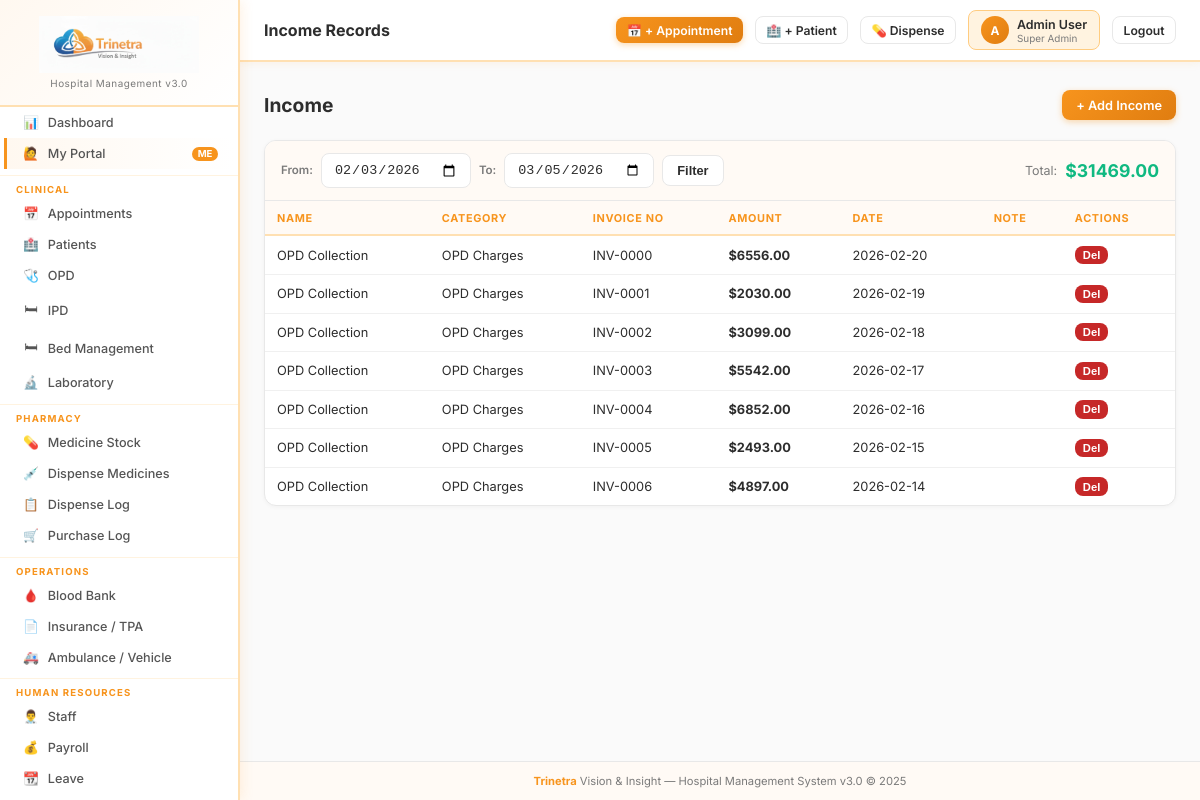
/income (signed in), run on the app's committed database.
### tables this page shows
CREATE TABLE income (
    id INTEGER PRIMARY KEY AUTOINCREMENT, name TEXT NOT NULL,
    income_head_id INTEGER DEFAULT 0, invoice_no TEXT DEFAULT '',
    amount REAL DEFAULT 0, date TEXT DEFAULT CURRENT_DATE, note TEXT DEFAULT ''
);

CREATE TABLE income_head (
    id INTEGER PRIMARY KEY AUTOINCREMENT, income_category TEXT NOT NULL
);

### app.py (the view)
@app.route('/income')
@perm_required('income','view')
def income_list():
    start = request.args.get('start',(date.today()-timedelta(days=30)).isoformat())
    end   = request.args.get('end',date.today().isoformat())
    rows  = qdb("SELECT income.*,income_head.income_category FROM income LEFT JOIN income_head ON income_head.id=income.income_head_id WHERE income.date BETWEEN ? AND ? ORDER BY income.date DESC",(start,end))
    total = sum(float(r['amount'] or 0) for r in rows)
    heads = qdb("SELECT * FROM income_head")
    return render_template('income/list.html', records=rows, total=total, start=start, end=end, heads=heads)

### app.py (called while the page is built)
def get_db():
    db = getattr(g, '_database', None)
    if db is None:
        db = g._database = sqlite3.connect(DATABASE)
        db.row_factory = sqlite3.Row
        db.execute("PRAGMA foreign_keys = ON")
    return db

@app.teardown_appcontext
def close_connection(exception):
    db = getattr(g, '_database', None)
    if db is not None: db.close()

def qdb(query, args=(), one=False):
    cur = get_db().execute(query, args)
    rv = cur.fetchall()
    return (rv[0] if rv else None) if one else rv

def get_user(): return session.get('hospitaladmin', {})

def get_user_permissions():
    user = get_user()
    if not user: return {}
    if user.get('roles') == 'Super Admin':
        return {m: {'view':True,'add':True,'edit':True,'delete':True} for m in ALL_MODULES}
    role_id = user.get('role_id', 0)
    rows = qdb("SELECT module,can_view,can_add,can_edit,can_delete FROM role_permissions WHERE role_id=?", (role_id,))
    return {r['module']: {'view':bool(r['can_view']),'add':bool(r['can_add']),'edit':bool(r['can_edit']),'delete':bool(r['can_delete'])} for r in rows}

def perm_required(module, action='view'):
    def decorator(f):
        @wraps(f)
        def decorated(*args, **kwargs):
            if 'hospitaladmin' not in session:
                return redirect(url_for('login'))
            user = get_user()
            if user.get('roles') == 'Super Admin':
                return f(*args, **kwargs)
            perms = get_user_permissions()
            if not perms.get(module, {}).get(action):
                flash(f'Access denied: {action} permission required for {module}.', 'danger')
                return redirect(url_for('dashboard'))
            return f(*args, **kwargs)
        return decorated
    return decorator

@app.context_processor
def inject_globals():
    user = get_user()
    perms = get_user_permissions() if user else {}
    settings = {}
    if user:
        try:
            rows = qdb("SELECT name,value FROM sch_settings")
            settings = {r['name']: r['value'] for r in rows}
        except: pass
    return dict(current_user=type('U', (), user)() if user else None,
                user_perms=perms, settings=settings,
                ALL_MODULES=ALL_MODULES)

### templates/income/list.html
{% extends 'base.html' %}{% block title %}Income{% endblock %}{% block page_title %}Income Records{% endblock %}{% block content %}
<div class="page-header"><div><h1>Income</h1></div>{% if user_perms.get('income',{}).get('add') %}<a href="{{ url_for('income_add') }}" class="btn btn-primary">+ Add Income</a>{% endif %}</div>
<div class="card"><div class="card-header">
  <form class="flex gap-2 items-center" method="GET">
    <label class="form-label" style="margin:0;white-space:nowrap;">From:</label><input type="date" name="start" class="form-control" value="{{ start }}" style="width:150px;">
    <label class="form-label" style="margin:0;">To:</label><input type="date" name="end" class="form-control" value="{{ end }}" style="width:150px;">
    <button type="submit" class="btn btn-secondary">Filter</button>
  </form>
  <div class="flex items-center gap-2"><span class="text-muted text-sm">Total:</span><strong style="font-size:1.1rem;color:#10b981;">{{ current_user.currency_symbol }}{{ "%.2f"|format(total) }}</strong></div>
</div>
<div class="card-body p-0"><div class="table-wrap"><table>
<thead><tr><th>Name</th><th>Category</th><th>Invoice No</th><th>Amount</th><th>Date</th><th>Note</th><th>Actions</th></tr></thead>
<tbody>{% for r in records %}<tr>
  <td>{{ r.name }}</td><td>{{ r.income_category }}</td><td>{{ r.invoice_no or '—' }}</td>
  <td><strong>{{ current_user.currency_symbol }}{{ "%.2f"|format(r.amount) }}</strong></td><td>{{ r.date }}</td>
  <td>{{ (r.note or '')[:40] }}</td>
  <td>{% if user_perms.get('income',{}).get('delete') %}<form method="POST" action="{{ url_for('income_delete',iid=r.id) }}" style="display:inline" onsubmit="return confirm('Delete?')"><button class="btn btn-danger btn-xs">Del</button></form>{% endif %}</td>
</tr>{% else %}<tr><td colspan="7" class="text-center text-muted" style="padding:2rem">No records.</td></tr>{% endfor %}</tbody>
</table></div></div></div>{% endblock %}

### templates/base.html (style rules this page uses)
:root { --brand-orange:#F7941D; --brand-orange-dark:#e07d10; --brand-orange-light:#FFF3E0; --brand-blue:#1565C0; --sidebar:#ffffff; --sidebar-border:#ffe0b2; --sidebar-hover:#fff8f0; --sidebar-active-bg:#F7941D; --sidebar-active-text:#ffffff; --topbar:#ffffff; --bg:#fafafa; --card:#ffffff; --border:#e8e8e8; --text:#2d2d2d; --muted:#7a7a7a; --primary:#F7941D; --primary-dark:#e07d10; --success:#2e7d32; --danger:#c62828; --warning:#e65100; --info:#0277bd; --purple:#6a1b9a; }
* { margin:0;padding:0;box-sizing:border-box; }
html,body { height:100%; }
body { font-family:'Inter',system-ui,sans-serif; background:var(--bg); color:var(--text); display:flex; min-height:100vh; overflow-x:hidden; }
.page-header { display:flex;align-items:center;justify-content:space-between; margin-bottom:1.25rem;flex-wrap:wrap;gap:.75rem; }
.page-header h1 { font-size:1.2rem;font-weight:700;color:var(--text); }
.card { background:var(--card); border:1px solid var(--border); border-radius:.75rem; overflow:hidden; margin-bottom:1rem; box-shadow:0 1px 4px rgba(0,0,0,.04); }
.card-header { padding:.75rem 1rem; border-bottom:1px solid var(--border); display:flex;align-items:center;justify-content:space-between; background:#fffaf5; }
.card-body { padding:1rem; }
.card-body.p-0 { padding:0; }
.table-wrap { overflow-x:auto; }
table { width:100%;border-collapse:collapse;font-size:.8rem; }
thead tr { background:#fffaf5; }
th { padding:.6rem .75rem;text-align:left; font-size:.68rem;font-weight:700; color:var(--brand-orange); text-transform:uppercase;letter-spacing:.06em; white-space:nowrap; border-bottom:2px solid var(--sidebar-border); }
td { padding:.6rem .75rem;border-bottom:1px solid #f0f0f0;vertical-align:middle; }
tr:last-child td { border-bottom:none; }
.form-label { font-size:.72rem;font-weight:600;color:var(--muted); }
.form-control { padding:.5rem .75rem; border:1.5px solid var(--border); border-radius:.5rem; font-size:.84rem; width:100%; background:#fff; transition:.15s; color:var(--text); }
.btn { display:inline-flex;align-items:center;gap:.4rem; padding:.45rem .875rem;border-radius:.5rem; font-size:.8rem;font-weight:600;cursor:pointer; border:none;text-decoration:none;transition:.15s;white-space:nowrap; }
.btn-primary { background:linear-gradient(135deg,var(--brand-orange),var(--brand-orange-dark));color:#fff;box-shadow:0 2px 6px rgba(247,148,29,.35); }
.btn-danger { background:#c62828;color:#fff; }
.btn-secondary { background:#fff;color:var(--text);border:1.5px solid var(--border); }
.btn-xs { padding:.2rem .5rem;font-size:.7rem; }
.flex { display:flex; }
.gap-2 { gap:.5rem; }
.items-center { align-items:center; }
.text-muted { color:var(--muted); }
.text-sm { font-size:.78rem; }

### data on the page
income: name "OPD Collection", income_category "OPD Charges", invoice_no "INV-0000", currency_symbol "$", amount "6556.00", date "2026-02-20"
income: name "OPD Collection", income_category "OPD Charges", invoice_no "INV-0001", currency_symbol "$", amount "2030.00", date "2026-02-19"
income: name "OPD Collection", income_category "OPD Charges", invoice_no "INV-0002", currency_symbol "$", amount "3099.00", date "2026-02-18"
income: name "OPD Collection", income_category "OPD Charges", invoice_no "INV-0003", currency_symbol "$", amount "5542.00", date "2026-02-17"
income: name "OPD Collection", income_category "OPD Charges", invoice_no "INV-0004", currency_symbol "$", amount "6852.00", date "2026-02-16"
income: name "OPD Collection", income_category "OPD Charges", invoice_no "INV-0005", currency_symbol "$", amount "2493.00", date "2026-02-15"
income: name "OPD Collection", income_category "OPD Charges", invoice_no "INV-0006", currency_symbol "$", amount "4897.00", date "2026-02-14"

### other printed values
{{ current_user.username[:1].upper() if current_user else 'U' }} "A"
{{ current_user.username if current_user else '' }} "Admin User"
{{ current_user.roles if current_user else '' }} "Super Admin"
{{ current_user.currency_symbol }} "$"
{{ "%.2f"|format(total) }} "31469.00"
